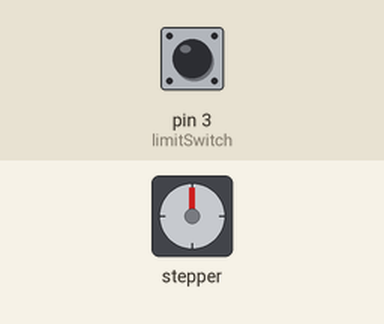
Bench run of a sketch on a simulated Arduino Uno, built with avr-gcc and run on an emulated ATmega328P. Parts: stepper motor. Inputs (shaded band) come from the test bench; at power-on: pin 3 (limitSwitch) HIGH. The local clock reads 2024-03-15 10:24:30 at power-on unless the sketch sets it; stepper angles assume 513 steps per turn; what the sketch prints to the serial monitor is not drawn.

Above: at 0.1 s.
At 10.06 s:
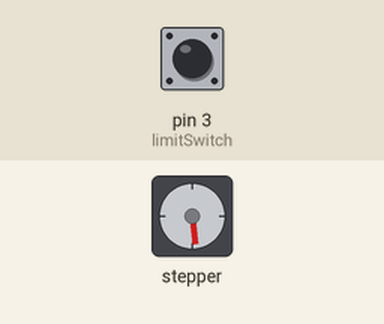
At 19.98 s:
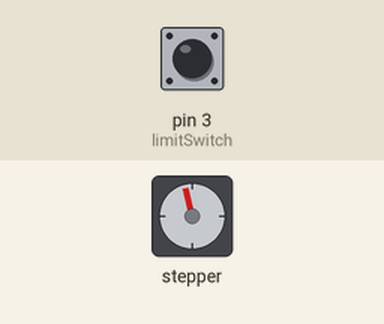
At 39.81 s:
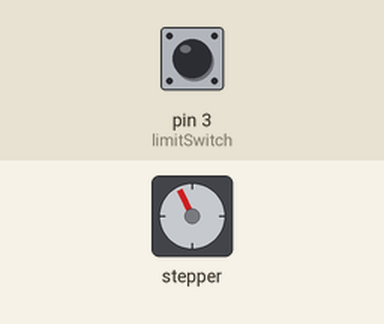
Timing chart, 0 to 40.0 s (numbered marks = the images above):
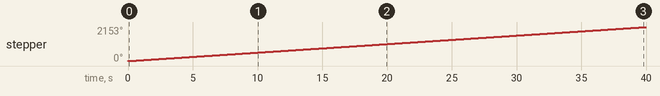

Measured:
- by itself, stepper: keeps turning clockwise at about 54°/s

The sketch:

stepper_clock.ino
```cpp
#include <Wire.h>
#include "RTClib.h"
#include <Adafruit_MotorShield.h>
#include "utility/Adafruit_PWMServoDriver.h"

RTC_DS1307 RTC;
Adafruit_MotorShield AFMS = Adafruit_MotorShield();
Adafruit_StepperMotor *myMotor = AFMS.getStepper(513, 2);
const int limitSwitch = 3;

void setup() {

  Serial.begin(9600);
  Wire.begin();
  RTC.begin();
  AFMS.begin();

  if (! RTC.isrunning()) {
    Serial.println("RTC is NOT running!");
    // following line sets the RTC to the date & time this sketch was compiled
    RTC.adjust(DateTime(__DATE__, __TIME__));
  }

  myMotor->setSpeed(10);  // 10 rpm

//call the function that calibrates the stepper so that midnight is step 0.
  calibrate_Stepper();

}

void loop() {

  int currentStep;

//let's determine the time according to the RTC.
  DateTime now = RTC.now();
  int hourDisplay = (now.hour(), DEC);
  Serial.print(hourDisplay);
  Serial.print(':');
  int minuteDisplay = (now.minute(), DEC);
  Serial.println(minuteDisplay);

  //total time elapsed since midnight
  int minutesElapsed=((hourDisplay * 60) + minuteDisplay);

  //map minutesElapsed: 24:00 (minute 1440) maps to 513 to get number of steps
  int timeSteps = map(minutesElapsed, 0, 1440, 0, 513);

      Serial.print("minutes elapsed: ");
    Serial.print(minutesElapsed);
      Serial.print("equals this number of steps: ");
          Serial.println(timeSteps);

  //while statement telling the Arduino how many steps to take
  while (currentStep < timeSteps) {
    myMotor->step(1, FORWARD, MICROSTEP);
  }
}

//this function rotates the motor until the limit switch engages, creating step 0.
void calibrate_Stepper() {

  while (digitalRead(limitSwitch) == LOW)
  {
    myMotor->step(1, FORWARD, MICROSTEP);
  }

  int currentStep = 0;
  delay(10);

}
```
